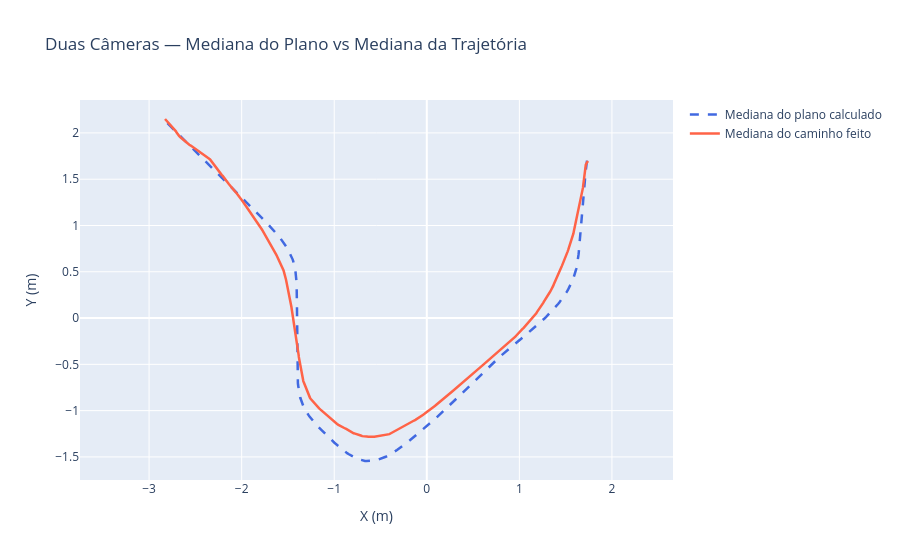

The notebook cell saved with this chart:
### Markdown cell above
**Duas câmeras — mediana final:** sobreposição da mediana do plano calculado com a mediana da trajetória real.

### Code cell
fig = go.Figure()

fig.add_trace(go.Scatter(
    x=median_plan_x_2cam, y=median_plan_y_2cam,
    mode="lines", name="Mediana do plano calculado",
    line=dict(color="royalblue", dash="dash", width=2.5)
))

fig.add_trace(go.Scatter(
    x=median_path_x_2cam, y=median_path_y_2cam,
    mode="lines", name="Mediana do caminho feito",
    line=dict(color="tomato", width=2.5)
))

fig.update_layout(
    title="Duas Câmeras — Mediana do Plano vs Mediana da Trajetória",
    xaxis_title="X (m)", yaxis_title="Y (m)",
    yaxis_scaleanchor="x", hovermode="closest"
)
fig.show()

### Figure 1 — Plotly figure (JSON) as saved in the notebook; plotly's stock layout.template omitted (floating-point values rounded to 4 significant figures; data arrays with more than 128 entries replaced by an {"elided": "..."} marker saying what was removed)
{"data": [{"line": {"color": "royalblue", "dash": "dash", "width": 2.5}, "mode": "lines", "name": "Mediana do plano calculado", "type": "scatter", "x": {"elided": "500 float values"}, "y": {"elided": "500 float values"}}, {"line": {"color": "tomato", "width": 2.5}, "mode": "lines", "name": "Mediana do caminho feito", "type": "scatter", "x": {"elided": "500 float values"}, "y": {"elided": "500 float values"}}], "layout": {"hovermode": "closest", "title": {"text": "Duas Câmeras — Mediana do Plano vs Mediana da Trajetória"}, "xaxis": {"title": {"text": "X (m)"}}, "yaxis": {"scaleanchor": "x", "title": {"text": "Y (m)"}}}}
